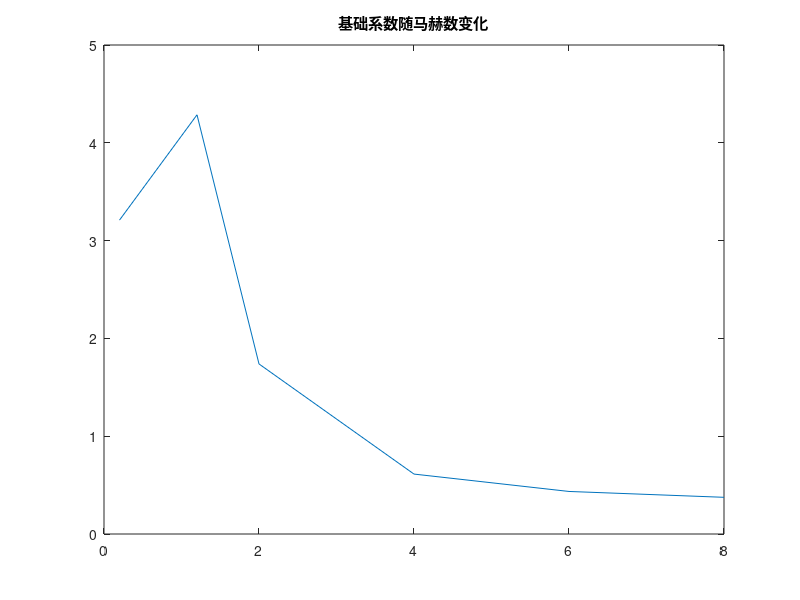

Recreate this plot in MATLAB. (Note: this script raises an error after producing the figure.)
clear
clc
close all
i=1;

for Ma=[0.2 1.2 2 4 6 8]
    if Ma < 0.1
        Ma = 0.1;  % 避免除零
    end
    CN =0.3+ 0.6*Ma^2 ./ (1 + 0.8*Ma^4) + 4.0 ./ sqrt(1 + (Ma^2 - 1).^2);

    ma(i)=Ma;
    cn(i)=CN;
    i=i+1;
end
figure(1)
plot(ma,cn)
title('基础系数随马赫数变化')


rho = 0.86;

S=3.2;

beta=0;
cg_cf = 0.5;
dx = 0;
dy = 0;
dz = 0;
rudder_rate = 1;
j=1;
for Ma=[0.2]
    V = Ma*340;
    CN = cn(j);
    CA0 = 0.02 *CN;
    k   = 0.3 *CN;
    i=1;
    for alpha=-30/57.3:0.01:30/57.3
        beta = 0;
        CD = -(CA0 + k * (alpha * alpha + beta * beta))  *0.5*rho*V*V*S;
        CL = CN * alpha*0.5*rho*V*V*S;
        CZ = -CN * beta * 0.5*rho*V*V*S;
        
        l = - CN*dx*cg_cf * 0.05;
        m = -CL*cg_cf - CN*dz*cg_cf*rudder_rate;
        n = CZ*cg_cf - CN*dy*cg_cf*rudder_rate;

        A(i) = alpha*57.3;
        L(i) = CL;
        D(i) = -CD;
        Z(i) = CZ;
        Cl(i) = l;
        Cm(i) = m;
        Cn(i) = n;
        i=i+1;
    end
    
    leg(j) = string(Ma);
    figure(2)
    plot(A,L./D)
    title('升阻比曲线')
    legend(leg)
    hold on
    figure(3)
    plot(A,L)
    title('升力系数曲线')
    legend(leg)
    hold on
    figure(4)
    plot(A,D)
    title('阻力系数曲线')
    legend(leg)
    hold on
    figure(5)
    plot(A,Z)
    title('侧力系数曲线')
    legend(leg)
    hold on
    figure(6)
    plot(A,Cl)
    title('滚转力矩系数曲线')
    legend(leg)
    hold on
    figure(7)
    plot(A,Cm)
    title('俯仰力矩系数曲线')
    legend(leg)
    hold on
    figure(8)
    plot(A,Cn)
    title('偏航力矩系数曲线')
    legend(leg)
    hold on
    
    j=j+1;
end
